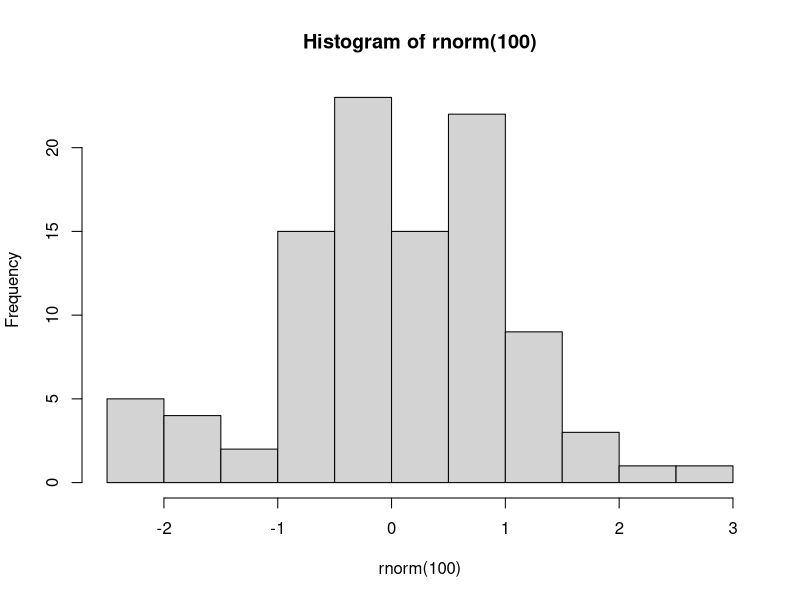
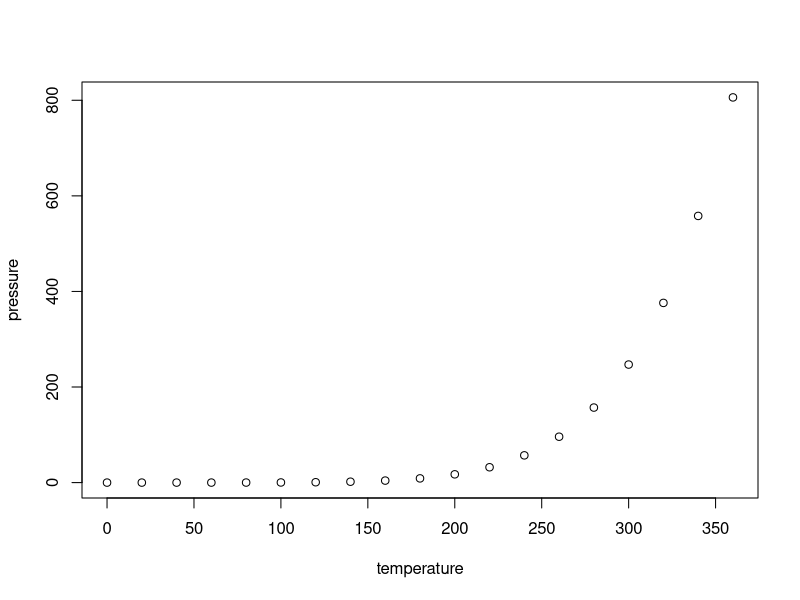

R code for these plots, in order:
## ---- chunk 1
knitr::opts_chunk$set(echo = TRUE)
## ---- chunk 2
hist(rnorm(100))
## ---- chunk 3
plot(pressure)
